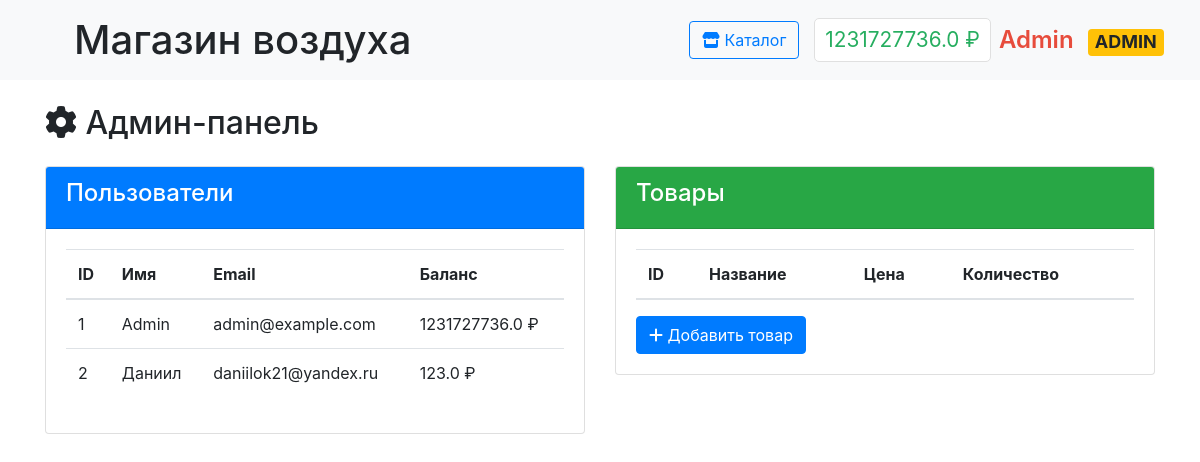
Page /admin (signed in) on the earlier database version.
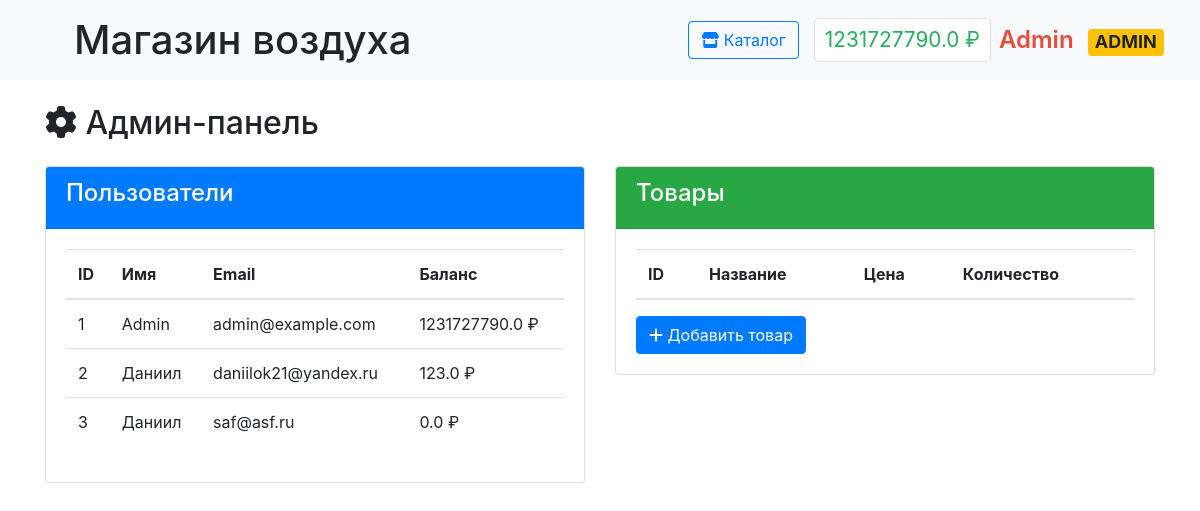
Same page on the later database version.
### data/users.py (models this page shows, shortened)
class User(SqlAlchemyBase, UserMixin):
    __tablename__ = 'users'
    id = Column(Integer, primary_key=True, autoincrement=True)
    surname = Column(String, nullable=False)
    name = Column(String, nullable=False)
    email = Column(String, unique=True, nullable=False)
    hashed_password = Column(String, nullable=False)
    balance = Column(Float, default=0)
    is_admin = Column(Boolean, default=False)

### main.py (the view)
@app.route('/admin')
@login_required
def admin_panel():
    if not current_user.is_admin:
        abort(403)
    db_sess = db_session.create_session()
    users = db_sess.query(User).all()
    products = db_sess.query(Product).all()
    return render_template('admin_panel.html',
                           users=users,
                           products=products)

### data/db_session.py (called while the page is built)
def create_session() -> Session:
    global __factory
    return __factory()

### main.py (called while the page is built)
@login_manager.user_loader
def load_user(user_id):
    db_sess = db_session.create_session()
    return db_sess.query(User).get(user_id)

### templates/admin_panel.html (shortened to what this page needs)
{% extends "base.html" %}
{% block content %}
<div class="container mt-4">
    <h2><i class="fas fa-cog"></i> Админ-панель</h2>
    <div class="row mt-4">
        <div class="col-md-6">
            <div class="card">
                <div class="card-header bg-primary text-white">
                    <h4>Пользователи</h4>
                </div>
                <div class="card-body">
                    <table class="table">
                        <thead>
                            <tr>
                                <th>ID</th>
                                <th>Имя</th>
                                <th>Email</th>
                                <th>Баланс</th>
                            </tr>
                        </thead>
                        <tbody>
                            {% for user in users %}
                            <tr>
                                <td>{{ user.id }}</td>
                                <td>{{ user.name }}</td>
                                <td>{{ user.email }}</td>
                                <td>{{ user.balance }} ₽</td>
                            </tr>
                            {% endfor %}
                        </tbody>
                    </table>
                </div>
            </div>
        </div>
        <div class="col-md-6">
            <div class="card">
                <div class="card-header bg-success text-white">
                    <h4>Товары</h4>
                </div>
                <div class="card-body">
                    <table class="table">
                        <thead>
                            <tr>
                                <th>ID</th>
                                <th>Название</th>
                                <th>Цена</th>
                                <th>Количество</th>
                            </tr>
                        </thead>
                    </table>
                    <a href="/add_product" class="btn btn-primary">
                        <i class="fas fa-plus"></i> Добавить товар
                    </a>
                </div>
            </div>
        </div>
    </div>
</div>
{% endblock %}

### templates/base.html (shortened to what this page needs)
<!doctype html>
<html lang="en">
<head>
    <link rel="stylesheet" href="https://stackpath.bootstrapcdn.com/bootstrap/4.4.1/css/bootstrap.min.css">
    <link rel="stylesheet" href="https://cdnjs.cloudflare.com/ajax/libs/font-awesome/6.0.0/css/all.min.css">
    <link rel="stylesheet" href="{{ url_for('static', filename='css/style.css') }}">
</head>
<body>
<nav class="navbar navbar-light bg-light">
    <div class="navbar-container">
        <h1 class="m-2" style="padding-left: 30px;">Магазин воздуха</h1>
        <div class="nav-section">
            {% if current_user.is_authenticated %}
                <a href="{{ url_for('index') }}" class="btn btn-outline-primary">
                    <i class="fas fa-store"></i> Каталог
                </a>
                <div class="d-flex align-items-center">
                    <span class="balance mr-2" onclick="window.location.href='{{ url_for('payment') }}'">
                        {{ current_user.balance }} ₽
                    </span>
                    <span class="username {% if current_user.is_admin %}admin-badge{% endif %}"
                          onclick="window.location.href='{{ url_for('profile') }}'">
                        {{ current_user.name }}
                        {% if current_user.is_admin %}<span class="badge badge-warning ml-2">ADMIN</span>{% endif %}
                    </span>
                </div>
            {% endif %}
        </div>
    </div>
</nav>
<main>
    {% block content %}{% endblock %}
</main>
</body>
</html>

### static/css/style.css (style rules this page uses)
.navbar-container { width: 100%; display: flex; justify-content: space-between; align-items: center; }
.nav-section { display: flex; align-items: center; gap: 15px; }
.username { font-size: 1.5rem; font-weight: 600; color: #2c3e50; cursor: pointer; margin: 0; }
.balance { font-size: 1.3rem; color: #27ae60; background: white; padding: 5px 10px; border-radius: 5px; cursor: pointer; border: 1px solid #e0e0e0; margin: 0; }
.admin-badge { color: #e74c3c; }
.navbar-container { display: flex; justify-content: space-between; align-items: center; width: 100%; padding: 0 20px; }

Differences in the rows shown:
changed User "Admin": balance "1231727736.0" → "1231727790.0"
added User: id "3", name "Даниил", email "saf@asf.ru", balance "0.0"
